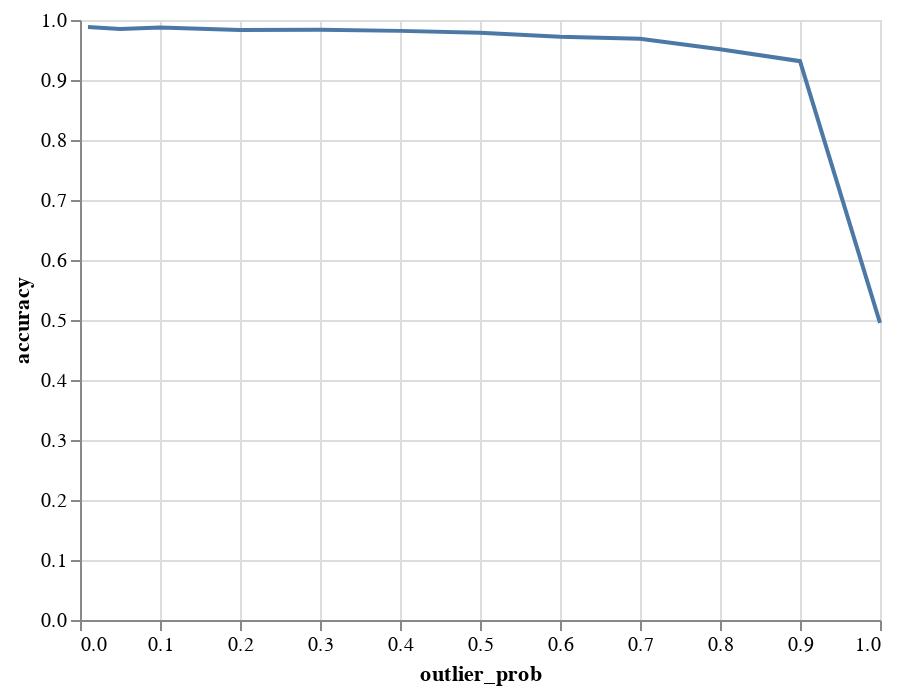

Notebook code cell kept with this figure:
### Code cell
alt.Chart(df_rnn).mark_line().encode(x='outlier_prob', y='accuracy')

### Figure 1 — Vega-Lite specification as saved in the notebook (floating-point values rounded to 4 significant figures)
{"config": {"view": {"continuousWidth": 400, "continuousHeight": 300}}, "data": {"name": "data-b76399b0d398548cd3dccb3bc9b8f97a"}, "mark": "line", "encoding": {"x": {"type": "quantitative", "field": "outlier_prob"}, "y": {"type": "quantitative", "field": "accuracy"}}, "$schema": "https://vega.github.io/schema/vega-lite/v4.8.1.json", "datasets": {"data-b76399b0d398548cd3dccb3bc9b8f97a": [{"outlier_prob": 0.01, "accuracy": 0.9882}, {"outlier_prob": 0.05, "accuracy": 0.985}, {"outlier_prob": 0.1, "accuracy": 0.9876}, {"outlier_prob": 0.2, "accuracy": 0.9835}, {"outlier_prob": 0.3, "accuracy": 0.9838}, {"outlier_prob": 0.4, "accuracy": 0.9819}, {"outlier_prob": 0.5, "accuracy": 0.9789}, {"outlier_prob": 0.6, "accuracy": 0.9721}, {"outlier_prob": 0.7, "accuracy": 0.9688}, {"outlier_prob": 0.8, "accuracy": 0.9512}, {"outlier_prob": 0.9, "accuracy": 0.9314}, {"outlier_prob": 1.0, "accuracy": 0.4951}]}}
